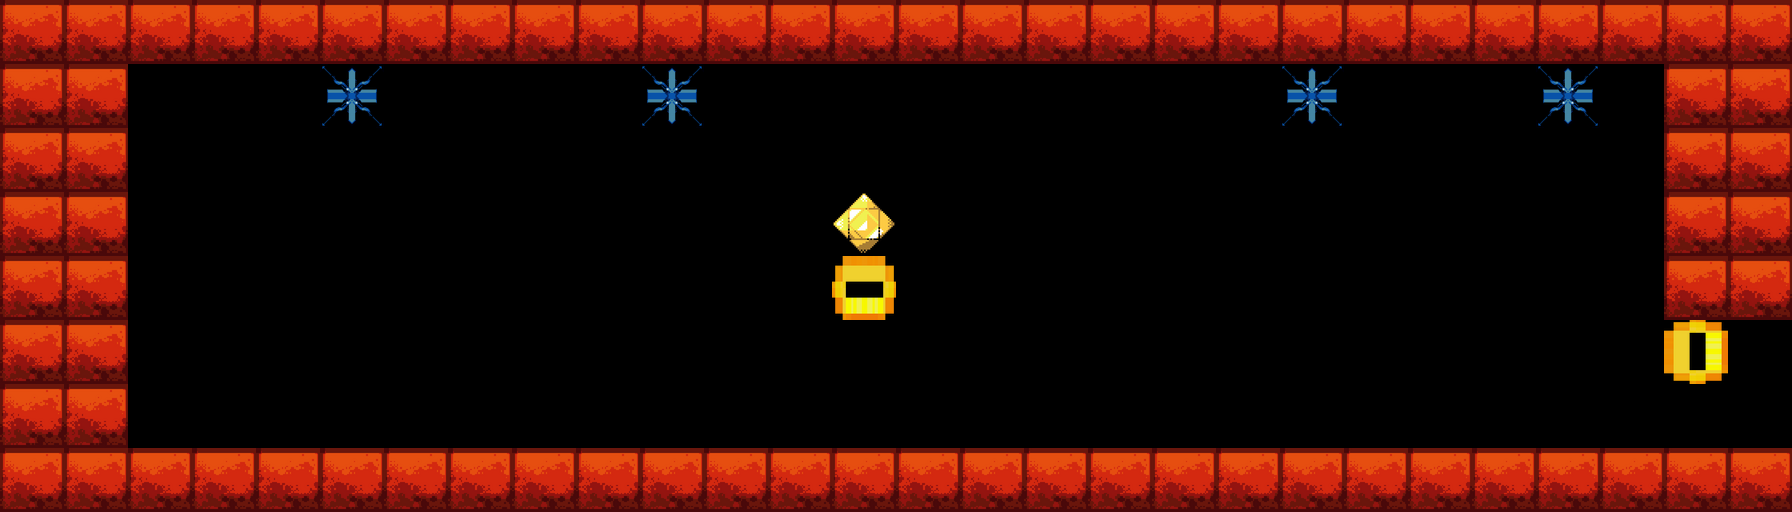

This is a level from a 2D game, rendered from its Tiled map with the project's own tilesets. A one-line summary and the complete map file follow:
An orthogonal 28x8 tile map with 64x64 px tiles, 1 tile layer (Tile Layer 1), 9 tilesets.

<map version="1.8" tiledversion="1.8.2" orientation="orthogonal" renderorder="right-down" width="28" height="8" tilewidth="64" tileheight="64" infinite="0" nextlayerid="3" nextobjectid="1">
 <editorsettings>
  <export format="lua" />
 </editorsettings>
 <tileset firstgid="1" source="../buildmap/tileset/START_POINT.tsx" />
 <tileset firstgid="2" source="../buildmap/tileset/GROUND_BLOCK.tsx" />
 <tileset firstgid="3" source="../buildmap/tileset/THORN.tsx" />
 <tileset firstgid="4" source="../buildmap/tileset/dyn_thorn.tsx" />
 <tileset firstgid="5" source="../buildmap/tileset/CHECKPOINT.tsx" />
 <tileset firstgid="6" source="../buildmap/tileset/ring_vertical.tsx" />
 <tileset firstgid="7" source="../buildmap/tileset/ring_horizontal.tsx" />
 <tileset firstgid="8" source="../buildmap/tileset/END_POINT.tsx" />
 <tileset firstgid="9" name="life" tilewidth="64" tileheight="64" tilecount="1" columns="1">
  <image source="../buildmap/tileset/life.png" width="64" height="64" />
 </tileset>
 <layer id="1" name="Tile Layer 1" width="28" height="8">
  <data encoding="csv">
2,2,2,2,2,2,2,2,2,2,2,2,2,2,2,2,2,2,2,2,2,2,2,2,2,2,2,2,
2,2,0,0,0,4,0,0,0,0,4,0,0,0,0,0,0,0,0,0,4,0,0,0,4,0,2,2,
2,2,0,0,0,0,0,0,0,0,0,0,0,0,0,0,0,0,0,0,0,0,0,0,0,0,2,2,
2,2,0,0,0,0,0,0,0,0,0,0,0,5,0,0,0,0,0,0,0,0,0,0,0,0,2,2,
2,2,0,0,0,0,0,0,0,0,0,0,0,7,0,0,0,0,0,0,0,0,0,0,0,0,2,2,
2,2,0,0,0,0,0,0,0,0,0,0,0,0,0,0,0,0,0,0,0,0,0,0,0,0,6,0,
2,2,0,0,0,0,0,0,0,0,0,0,0,0,0,0,0,0,0,0,0,0,0,0,0,0,0,0,
2,2,2,2,2,2,2,2,2,2,2,2,2,2,2,2,2,2,2,2,2,2,2,2,2,2,2,2
</data>
 </layer>
</map>
